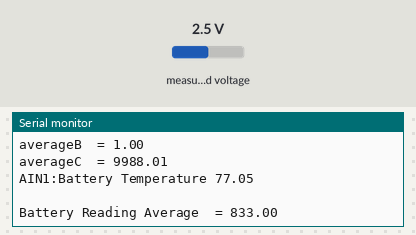
Bench run of a sketch on a simulated Arduino Uno, built with avr-gcc and run on an emulated ATmega328P. Shown: the last lines printed to the serial monitor. Inputs (shaded band) come from the test bench; at power-on: measured voltage 2.5 V.

Above: at 1.2 s.
1.3 s: measured voltage set to 0.1 V
At 2.1 s:
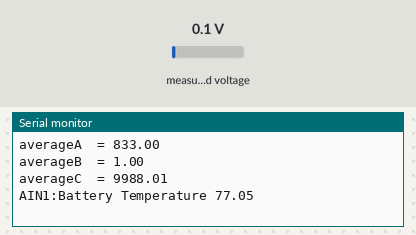
2.8 s: measured voltage set to 1.2 V
At 4.4 s:
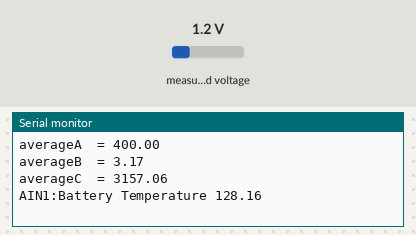
Timing chart, 0 to 5.9 s (numbered marks = the images above; inputs shaded):
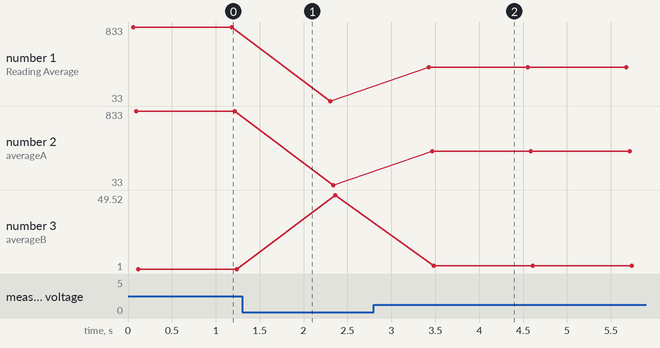

Measured:
- after the input at 2.8 s, the serial monitor: prints a new line after 0.63 s (image 2)
- plotted number 1: 833 → 33 after the input at 1.3 s, 33 → 400 after the input at 2.8 s
- plotted number 2: 833 → 33 after the input at 1.3 s, 33 → 400 after the input at 2.8 s
- plotted number 3: 1 → 49.52 after the input at 1.3 s, 49.52 → 3.17 after the input at 2.8 s

The sketch:

Battery_Temperature_Measurement.ino
```cpp
#include <Wire.h>
#include <Adafruit_ADS1015.h>
Adafruit_ADS1015 ads1015;
/* ADC Scaling]
 *  12 bits or 4096 counts
 *  Single ended useasge is 2048 counts
 *  Full scale is 6.144V or 3mV per bit
 *  5V measuerwment is 5/6.144 * 2048 = 1667bits
 *  1667 bits X 0.003 Volts per bit = 5V
 */
// declare vaiables
float battTemperature=0.0;
const int thermistorNominal = 10000;
const int temperatureNominal = 25;
const int bCoefficient = 3950;
const int seriesResistor = 10000;
float steinhart;
float average=0;


//define fuctions
float readBatt() {
  float battTemperature=0.0;
  unsigned int readTemperature = 0;
   for (int i=0; i<5; i++) {
   readTemperature = readTemperature + ads1015.readADC_SingleEnded(1);
   // Serial.print("readTemperature  = ");
   // Serial.println(readTemperature);
   delay(10);
   }

 battTemperature = readTemperature/5;
 Serial.print("Battery Reading Average  = ");
 Serial.println(battTemperature);
 //battVolt = ((readVoltage/5*6)*0.003); //Average of 5 samples scaled to 30V full scale

 //convert reading to a resistance
 average = battTemperature;
 Serial.print("averageA  = ");
 Serial.println(average);
 average = 1667 / average - 1;
 Serial.print("averageB  = ");
 Serial.println(average);
 average = seriesResistor / average;
 Serial.print("averageC  = ");
 Serial.println(average);
 battTemperature = average;
 // convert resistance to temperature
 steinhart = average / thermistorNominal;     // (R/Ro)
 steinhart = log(steinhart);                  // ln(R/Ro)
 steinhart /= bCoefficient;                   // 1/B * ln(R/Ro)
 steinhart += 1.0 / (temperatureNominal + 273.15); // + (1/To)
 steinhart = 1.0 / steinhart;                 // Invert
 steinhart -= 273.15;                         // convert to C
 steinhart = steinhart * 9.0 / 5.0 +32;         // convert to F
 battTemperature=steinhart;
 return battTemperature;

}
void setup(void)
{
  Serial.begin(9600);
  ads1015.begin();
}

void loop(void)
{

  battTemperature = readBatt();
  Serial.print("AIN1:Battery Temperature "); Serial.println(battTemperature);
  Serial.println(" ");
  delay(1000);
}
```
